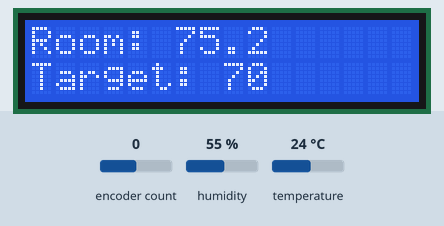
This sketch was run on a simulated Arduino Uno, built with avr-gcc and run on an emulated ATmega328P. Parts: 16×2 character LCD. The test bench sets the inputs (shaded band); at power-on: encoder count 0, temperature 24 °C, humidity 55 %. What the sketch prints to the serial monitor is not drawn.

Above: at 2.3 s.
2.4 s: encoder count set to 1
At 2.9 s:
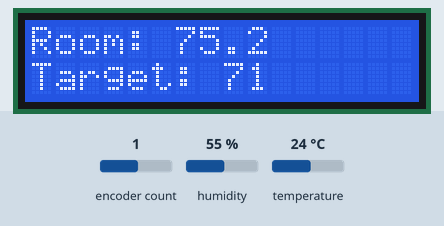
3.9 s: temperature set to 12 °C
At 7.9 s:
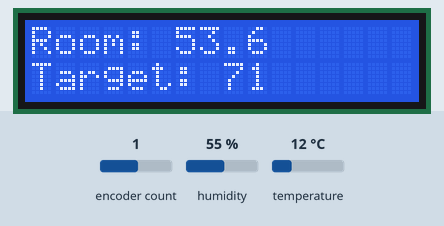
8.9 s: encoder count set to 2
At 10.1 s:
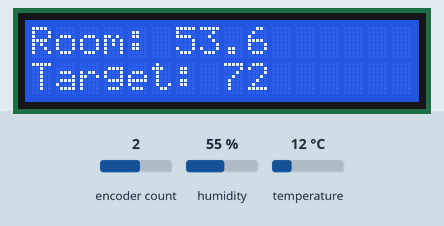
10.4 s: temperature set to 19 °C
At 15.1 s:
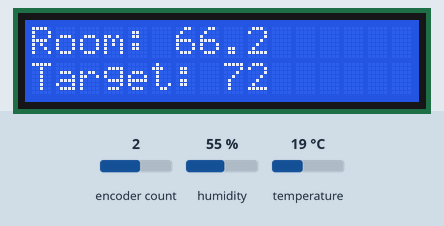
15.4 s: encoder count set to 3
At 16.4 s:
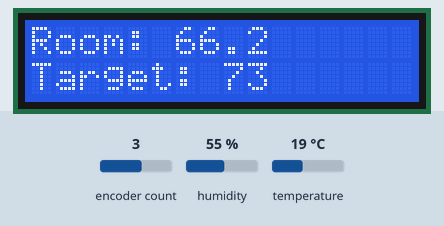
16.9 s: temperature set to 28 °C
At 21.4 s:
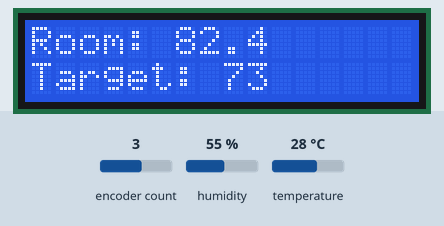
Timing chart, 0 to 22.9 s (numbered marks = the images above; inputs shaded):
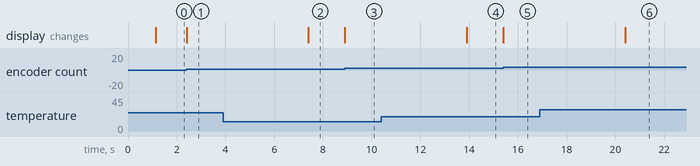

Measured:
- after the input at 2.4 s, the display: changes at once (image 1)
- after the input at 3.9 s, the display: changes after 3.5 s (image 2)
- after the input at 8.9 s, the display: changes at once (image 3)
- after the input at 10.4 s, the display: changes after 3.5 s (image 4)
- after the input at 15.4 s, the display: changes at once (image 5)
- after the input at 16.9 s, the display: changes after 3.5 s (image 6)

The sketch:

ThermostatPrototypeComplete.ino
```cpp
#include "project_config.h"
#include "rotary_encoder.h"
#include "temperature_sensor.h"
#include "display_context.h"
#include "display_manager.h"

// Create display context object for passing data to the screen module
DisplayContext g_displayContext;

// Create temperature sensor object
TemperatureSensor g_tempSensor(TEMP_SENSOR_PIN, TEMP_SENSOR_TYPE);

// Create rotary encoder object
RotaryEncoder g_encoder(ENCODER_CLK_PIN, ENCODER_DT_PIN, ENCODER_SW_PIN);

// Create display manager for managing different display screens
DisplayManager g_displayManager(LCD_RS_PIN, LCD_ENABLE_PIN, LCD_D4_PIN, LCD_D5_PIN, LCD_D6_PIN, LCD_D7_PIN, LCD_COLUMNS, LCD_ROWS);

void setup() {
  Serial.begin(SERIAL_BAUD_RATE);
  Serial.println(F("Version Number: v0.4.0"));
  Serial.println(F("Initializing Display..."));
  g_displayManager.begin(); // Initialize display manager
  Serial.println(F("Display Initialized. Initializing sensors..."));
  g_tempSensor.begin(TEMP_READ_INTERVAL); // Initialize temperature sensor with refresh rate
  g_encoder.begin(); // Initialize encoder
  g_encoder.configure(TARGET_TEMP_START, TARGET_TEMP_MIN, TARGET_TEMP_MAX, ENCODER_STEPS_PER_CLICK); // Configure encoder limits and steps
  Serial.println(F("System setup complete. Ready for program main loop."));
}

void loop() {
  // Define state variables
  static long lastTargetTemp = 0;
  static unsigned long lastDisplayUpdateTime = 0;

  // Assign current temperature and target temperature to the context object
  g_displayContext.currentTemp = g_tempSensor.getTemperature();
  g_displayContext.targetTemp = g_encoder.getPosition();
  g_displayContext.humidity = 0.0f;

  // Assign current time for non-blocking timer
  unsigned long currentTime = millis();

  // Check for state change
  bool targetChanged = (g_displayContext.targetTemp != lastTargetTemp);
  bool timeToRefresh = (currentTime - lastDisplayUpdateTime >= DISPLAY_REFRESH_INTERVAL);

  // Print to screen if state has changed or refresh time reached
  if (targetChanged || timeToRefresh) {
    Serial.print(F("Room Temp:"));
    Serial.print(g_displayContext.currentTemp, 1);
    Serial.print(F(" F | Target: "));
    Serial.print(g_displayContext.targetTemp);
    Serial.println(F(" F"));

    g_displayManager.update(g_displayContext);

    // Update values for next loop
    lastTargetTemp = g_displayContext.targetTemp;
    lastDisplayUpdateTime = currentTime;
  }
}
```

base_screen.h
```cpp
#ifndef BASE_SCREEN_H
#define BASE_SCREEN_H

#include <LiquidCrystal.h>
struct DisplayContext;

class BaseScreen {
public:

    /**
      * @brief Draws the screen's contents to the display.
      * @note This is a "pure virtual" function. Any class that inherits from BaseScreen
      *       MUST provide its own implementation of this function. The "= 0" is what
      *       makes it pure virtual and makes BaseScreen an abstract class.
      */
    virtual void draw(const DisplayContext& context) = 0;

    /**
     * @brief A virtual destructor.
     * @note This is a C++ rule: If a class has any virtual functions (like draw()),
     *       it MUST have a virtual destructor to ensure proper cleanup when working
     *       with pointers. It's a critical piece of boilerplate for safe polymorphism.
     */
    virtual ~BaseScreen() {}
};

#endif
```

dashboard_screen.cpp
```cpp
#include "dashboard_screen.h"
#include "display_context.h"

// Dashboard screen initialization
DashboardScreen::DashboardScreen(LiquidCrystal& lcd)
    : m_lcd(lcd),
      m_lastDisplayedTemp(-999.0f),
      m_lastDisplayedTarget(-999),
      m_firstDraw(true) {

}

// Implementation of the draw override function
void DashboardScreen::draw(const DisplayContext& context) {
  // Check for first draw to print initial layout
  if (m_firstDraw) {
    printInitialLayout();
    m_firstDraw = false;
  }

  // Selectively update room temperature
  if ((int)(context.currentTemp * 10) != (int)(m_lastDisplayedTemp * 10)) {
    m_lcd.setCursor(6, 0); // Position cursor after "Room: "
    m_lcd.print(context.currentTemp, 1);
    m_lcd.print(" "); // Add spacers after overwrite for longer numbers

    m_lastDisplayedTemp = context.currentTemp;
  }

  // Selectively update target temperature
  if (context.targetTemp != m_lastDisplayedTarget) {
    m_lcd.setCursor(8, 1); // Position curosr after "Target: "
    m_lcd.print(context.targetTemp);
    m_lcd.print("   "); // Print extra space to overwrite longer numbers

    m_lastDisplayedTarget = context.targetTemp;
  }
}


void DashboardScreen::printInitialLayout() {
  m_lcd.clear();

  // Print line 1 static text
  m_lcd.setCursor(0, 0);
  m_lcd.print(F("Room:     F")); // Leave enough room for the numbers

  // Print line 2 static text
  m_lcd.setCursor(0, 1);
  m_lcd.print(F("Target:     F")); // Leave spaces for the numbers
}
```

dashboard_screen.h
```cpp
#ifndef DASHBOARD_SCREEN_H
#define DASHBOARD_SCREEN_H

#include "base_screen.h"
#include <LiquidCrystal.h>

class DashboardScreen : public BaseScreen {
public:

    /**
     * @brief The constructor. It's called when a DashboardScreen object is created.
     * @param lcd A reference to the physical LCD object that this screen will draw on.
     */
    DashboardScreen(LiquidCrystal& lcd);

    /**
     * @brief This function fulfills the contract from BaseScreen. It must have the
     *        exact same signature: no arguments and returns void. The 'override'
     *        keyword is a safety check that tells the compiler to verify this.
     */
    virtual void draw(const DisplayContext& context) override;


private:
    // Helper function to print the initial layour of the dashboard screen
    void printInitialLayout();
    /**
     * @brief A reference to the single, shared LCD object. This screen does not
     *        own the LCD; it just holds a "link" to it.
     */
    LiquidCrystal& m_lcd;

    /**
     * @brief Member variables (prefixed with 'm_') to store the state.
     */
    float m_currentTemp;
    long m_targetTemp;
    // State variables to remember what was on the screen
    float m_lastDisplayedTemp;
    long m_lastDisplayedTarget;
    bool m_firstDraw; // Flag to know when to print the static layout
};


#endif
```

display_context.h
```cpp
#ifndef DISPLAY_CONTEXT_H
#define DISPLAY_CONTEXT_H

/**
 *
 * @brief A container for all the data that needs to be rendered by the UI.
 *
 * This struct is populated by the main application loop and is passed by
 * reference to the active screen for display. It ensures the UI system
 * remains a passive "viewer" of the application's state.
 */
struct DisplayContext {
    /** @brief The current temperature read from the sensor (in Fahrenheit). */
    float currentTemp;

    /** @brief The target temperature set by the user via the rotary encoder. */
    long targetTemp;

    /** @brief The current relative humidity. */
    float humidity;
};

#endif // DISPLAY_CONTEXT_H
```

display_manager.cpp
```cpp
#include "display_manager.h"
#include "display_context.h"

DisplayManager::DisplayManager(int rs, int en, int d4, int d5, int d6, int d7, int columns, int rows)
    : m_lcd(rs, en, d4, d5, d6, d7),
      m_dashboard_screen(m_lcd),
      m_columns(columns),
      m_rows(rows) {

}


void DisplayManager::begin() {
  m_lcd.begin(m_columns, m_rows);
  m_lcd.clear();
  m_lcd.print("System Ready.");
  delay(1000);
}


void DisplayManager::update(const DisplayContext& context) {
  // Call dashboard screen draw function with context object
  m_dashboard_screen.draw(context);
}
```

display_manager.h
```cpp
#ifndef DISPLAY_MANAGER_H
#define DISPLAY_MANAGER_H

#include "dashboard_screen.h"
#include <LiquidCrystal.h>
#include <Arduino.h>

// Forward declarations of objects and classes
struct DisplayContext;

class DisplayManager {
public:
    /**
     * @brief Constructor for a parallel LCD.
     * @param rs The pin for the Register Select (RS) line.
     * @param en The pin for the Enable (E) line.
     * @param d4 The pin for the Data 4 line.
     * @param d5 The pin for the Data 5 line.
     * @param d6 The pin for the Data 6 line.
     * @param d7 The pin for the Data 7 line.
     * @param columns The number of columns on the lcd screen
     * @param rows The number of rows on the lcd screen
     */
    DisplayManager(int rs, int en, int d4, int d5, int d6, int d7, int columns, int rows);

    /**
     * @brief Initializes the LCD hardware. Must be called once in setup().
     */
    void begin();

    /**
     * @brief The main update function to draw the current screen.
     * @param context The context object containing the data to be displayed.
     */
    void update(const DisplayContext& context);

private:
    LiquidCrystal m_lcd;
    DashboardScreen m_dashboard_screen;
    int m_rspin;
    int m_enpin;
    int m_d4pin;
    int m_d5pin;
    int m_d6pin;
    int m_d7pin;
    int m_columns;
    int m_rows;
};


#endif
```

rotary_encoder.cpp
```cpp
#include "rotary_encoder.h"

// Debouncing delay for encoder button
#define DEBOUNCE_DELAY 50 // 50 milliseconds

RotaryEncoder::RotaryEncoder(uint8_t clkPin, uint8_t dtPin, uint8_t swPin)
    : m_clkPin(clkPin),
      m_dtPin(dtPin),
      m_swPin(swPin),
      m_encoder(nullptr),
      m_limitsEnabled(false),
      m_stepValue(1),
      m_rawMin(LONG_MIN),
      m_rawMax(LONG_MAX),
      m_lastDebounceTime(0),
      m_lastButtonState(HIGH),
      m_buttonState(HIGH) {

}


void RotaryEncoder::begin() {
  // Set pinmode for the arduino
  pinMode(m_swPin, INPUT_PULLUP);

  // Create Encoder object and give ownership to smart pointer
  m_encoder = new Encoder(m_dtPin, m_clkPin);
}


// CONFIGURE ENCODER FUNCTIONS


// Encoder configure master function
void RotaryEncoder::configure(long startLogical, long minLogical, long maxLogical, int steps) {
  if (!m_encoder) return;

  m_stepValue = (steps == 0) ? 1 : steps; // Set step value
  m_limitsEnabled = true; // Enable limits

  // Convert logical values to internal raw values
  m_rawMin = m_logicalToRaw(minLogical);
  m_rawMax = m_logicalToRaw(maxLogical);

  // Set starting position of encoder with limits enforced
  m_writeToHardware(m_enforceLimits(m_logicalToRaw(startLogical)));
}

// Three paramater overloaded function
void RotaryEncoder::configure(long startLogical, long minLogical, long maxLogical) {
  // Call encoder master function
  configure(startLogical, minLogical, maxLogical, m_stepValue);
}

// Two parameter overloaded function
void RotaryEncoder::configure(long minLogical, long maxLogical) {
  if (!m_encoder) return;

  // Get current logical position for passing to master function
  long currentLogical = m_rawToLogical(m_readFromHardware());

  // Call master function
  configure(currentLogical, minLogical, maxLogical, m_stepValue);
}

// Set encoder position function
void RotaryEncoder::setPosition(long logicalPosition) {
  if (!m_encoder) return;


  // Set encoder position
  m_writeToHardware(m_enforceLimits(m_logicalToRaw(logicalPosition)));
}

// Get encoder position function
long RotaryEncoder::getPosition() {
  if (!m_encoder) return -1;

  // Read raw value from hardware
  long rawPos = m_readFromHardware();

  // Pass raw value through limit filter
  long correctedRawPos = m_enforceLimits(rawPos);

  // Correct position if hardware position has drifted out of limits
  if (rawPos != correctedRawPos) {
    m_writeToHardware(correctedRawPos);
  }

  return m_rawToLogical(correctedRawPos);
}

// Disable limits function
void RotaryEncoder::disableLimits() {
  // Set limits
  m_limitsEnabled = false;
  m_rawMin = LONG_MIN;
  m_rawMax = LONG_MAX;
}

// Button press function
bool RotaryEncoder::getButtonState() {
  // Read raw state of the switch
  bool reading = digitalRead(m_swPin);

  // Check if state has changed since last check
  if (reading != m_lastButtonState) {
    // Reset debouncing timer
    m_lastDebounceTime = millis();
  }

  // Check if state has been stable for longer than our debouncing delay
  if ((millis() - m_lastDebounceTime) > DEBOUNCE_DELAY) {
    // If state has been stable, update official button state
    if (reading != m_buttonState) {
      m_buttonState = reading;
      // We could add logic here for "on press" or "on release" events if needed later.
    }
  }

  // Update last raw state for loop
  m_lastButtonState = reading;

  // Return official debounced state
  // Using INPUT_PULLUP, LOW means pressed
  return (m_buttonState == LOW);
}

// --- Destructor ---
// This is called automatically when the RotaryEncoder object goes out of scope,
// ensuring that the memory we allocated with 'new' in the begin() method
// is properly freed.
RotaryEncoder::~RotaryEncoder() {
  // Deletes encoder object when class is destroyed to prevent memory leaks
  delete m_encoder;
}


// PRIVATE HELPER FUNCTIONS //

// Converts logical values to raw values
long RotaryEncoder::m_logicalToRaw(long logicalValue) {
  return logicalValue * m_stepValue;
}

// Converts raw values to logical values
long RotaryEncoder::m_rawToLogical(long rawValue) {
  return rawValue / m_stepValue;
}

// Enforces limits and returns a corrected, valid raw value
long RotaryEncoder::m_enforceLimits(long rawValue) {
  if (m_limitsEnabled) {
    if (rawValue < m_rawMin) return m_rawMin;
    if (rawValue > m_rawMax) return m_rawMax;
  }
  return rawValue;
}

// Reads raw positional data from rotary encoder and returns it
long RotaryEncoder::m_readFromHardware() {
  if (!m_encoder) return -999;
  return m_encoder->read();
}

// Writes raw positional data to the rotary encoder
void RotaryEncoder::m_writeToHardware(long rawValue) {
  if (!m_encoder) return;
  return m_encoder->write(rawValue);
}
```

rotary_encoder.h
```cpp
/**
 * @file RotaryEncoder.h
 * @brief Defines a C++ class to manage a KY-040 rotary encoder with a push-button.
 *
 * This class encapsulates the Paul Stoffregen Encoder library and adds features
 * for logical value scaling, settable limits, and push-button handling.
 * It uses a std::unique_ptr to safely manage the lifecycle of the Encoder object,
 * ensuring no memory leaks and safe initialization.
 */

#ifndef ROTARY_ENCODER_H
#define ROTARY_ENCODER_H

#include <Encoder.h>
#include <limits.h>
#include <Arduino.h>

class RotaryEncoder {
public:
    /**
     * @brief Constructs the RotaryEncoder object.
     * @note This only stores pin configuration and does not initialize hardware.
     * @param clkPin The pin for the encoder's CLK signal (must be interrupt-capable).
     * @param dtPin The pin for the encoder's DT signal (must be interrupt-capable).
     * @param swPin The pin for the encoder's push-button switch.
     */
    RotaryEncoder(uint8_t clkPin, uint8_t dtPin, uint8_t swPin);

    // Note: No destructor is needed because std::unique_ptr handles memory cleanup automatically.

    /**
     * @brief Initializes the encoder hardware and pins. Must be called once in setup().
     */
    void begin();

    /**
     * @brief Configures the encoder's behavior with a start position, limits, and step scaling.
     * @note This is the primary configuration function. All parameters are LOGICAL (human-readable) values.
     * @param startLogical The desired starting logical position (e.g., 70 for 70 degrees).
     * @param minLogical The minimum allowed logical position (e.g., 60).
     * @param maxLogical The maximum allowed logical position (e.g., 85).
     * @param steps The number of raw encoder steps that equal one logical step (e.g., 4 for a standard encoder where one click should equal one degree).
     */
    void configure(long startLogical, long minLogical, long maxLogical, int steps);

    /**
     * @brief Overloaded version to configure the encoder, using the module's currently set step value.
     * @param startLogical The desired starting logical position.
     * @param minLogical The minimum allowed logical position.
     * @param maxLogical The maximum allowed logical position.
     */
    void configure(long startLogical, long minLogical, long maxLogical);

    /**
     * @brief Overloaded version to configure only the limits, preserving the current logical position.
     * @param minLogical The minimum allowed logical position.
     * @param maxLogical The maximum allowed logical position.
     */
    void configure(long minLogical, long maxLogical);

    /**
     * @brief Disables the min/max limits, allowing the encoder to turn freely.
     * @note The current step scaling is preserved.
     */
    void disableLimits();

    /**
     * @brief Reads the current, limit-enforced, and scaled logical position.
     * @return The current logical position as a long.
     */
    long getPosition();

    /**
     * @brief Directly sets the encoder's current logical position.
     * @note The provided position will be automatically constrained by any active limits.
     * @param logicalPosition The new logical position to set.
     */
    void setPosition(long logicalPosition);

    /**
     * @brief Reads the state of the integrated push-button switch.
     * @note This function should be polled regularly in the main loop. Debouncing is handled internally.
     * @return True if the button is currently being pressed, false otherwise.
     */
    bool getButtonState();

    /**
     * @brief Destructor.
     * @note Automatically cleans up the dynamically allocated Encoder object
     *       to prevent memory leaks.
     */
    ~RotaryEncoder();

private:
    // --- Private Helper Methods ---
    long m_logicalToRaw(long logicalValue);
    long m_rawToLogical(long rawValue);
    long m_enforceLimits(long rawValue);
    void m_writeToHardware(long rawValue);
    long m_readFromHardware();

    // --- Member Variables ---
    // Pin configuration
    uint8_t m_clkPin;
    uint8_t m_dtPin;
    uint8_t m_swPin;

    // Pointer for encoder object
    Encoder *m_encoder;

    // State variables for limits and scaling
    bool m_limitsEnabled;
    int m_stepValue;
    long m_rawMin;
    long m_rawMax;

    // State variables for debouncing the push-button
    unsigned long m_lastDebounceTime;
    bool m_lastButtonState;
    bool m_buttonState;
};

#endif // ROTARY_ENCODER_H
```

Source omitted: temperature_sensor.cpp (1029 bytes), temperature_sensor.h (1451 bytes), project_config.h (1824 bytes)
